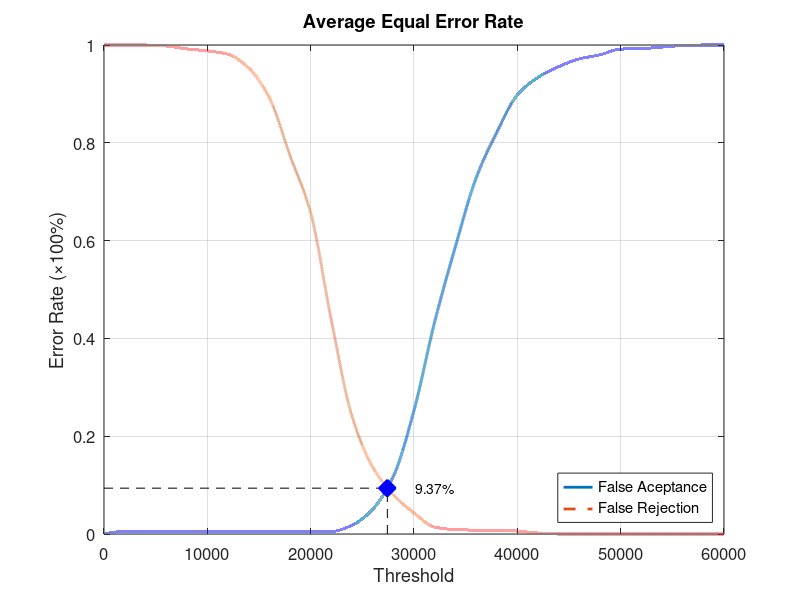
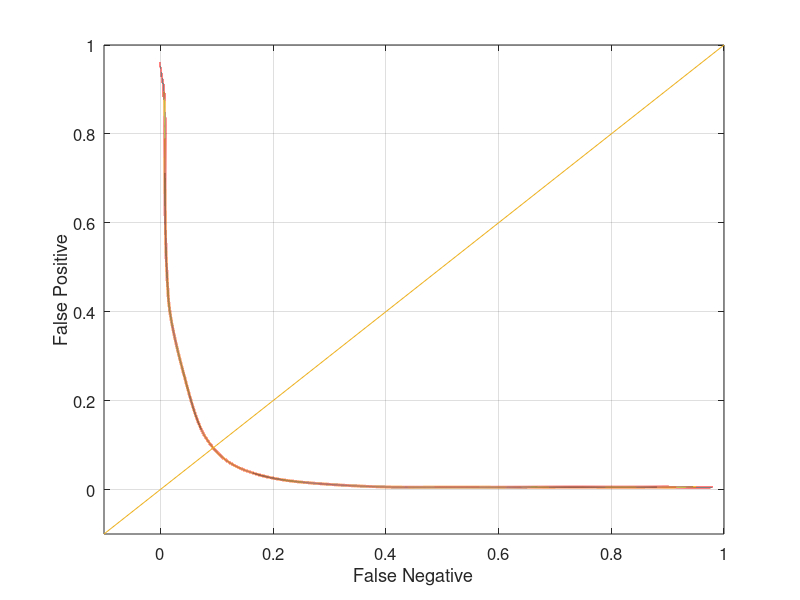

Here is the MATLAB script that generated these plots, in order:
function yEER = Database4Average
close all;
clear;
clc;
x = 0:2000:60000;
xq = 0:0.5:60000;

y0 = [0 0.00526316 0.00526316 0.00526316 0.00526316 0.00526316 0.00526316 0.00526316 0.00526316 0.00526316 0.00526316 0.00526316 0.0178947 0.0505263 0.117895 0.252632 0.433684 0.587368 0.727368 0.821053 0.897895 0.933684 0.955789 0.971579 0.98 0.991579 0.992632 0.99579 0.998947 1 1];
yy0 = interp1(x, y0, xq, 'pchip');
y1 = [1 1 1 0.998 0.992 0.988 0.981 0.953 0.892 0.774 0.657 0.437 0.241 0.137 0.08 0.043 0.014 0.009 0.008 0.008 0.006 0.002 0 0 0 0 0 0 0 0 0];
yy1 = interp1(x, y1, xq, 'pchip');

% Calculating EER: 
y2 = abs(y0 - y1);
find(y2 == min(y2))
yy2 = abs(yy0 - yy1);
xEER = find(yy2 == min(yy2));
xEERIndex = xq(xEER) % X-axis EER
yEER = yy0(xEER) % Y-axis EER

main = figure
plot(xq, yy0,'-','LineWidth', 2);	hold on
plot(xq, yy1,'--','LineWidth', 2);	hold on
plot([xEERIndex xEERIndex], [0 yEER], 'k--');	hold on
plot([0 xEERIndex], [yEER yEER], 'k--');	hold on
plot(xEERIndex, yEER, 'bx', 'LineWidth', 10);	hold on
text(xEERIndex + 10 * xEERIndex / 100, yEER, [num2str(round((10000 * yEER)) / 100) '%'])
legend('False Aceptance', 'False Rejection', 'Location', 'SouthEast')
xlabel('Threshold')
ylabel('Error Rate (\times100%)')
title('Average Equal Error Rate')
set(gca, 'FontSize', 12)
axis([0 60000 0 1])
grid on

print(main, 'Database4AverageMain', '-dpng');
FNRxFPR = figure('Color', [1 1 1]);
plot(yy1, yy0, '-', yy1, yy0, 'LineWidth', 2);
hold on
y = -0.1:0.1:1
plot(y, y); 
set(gca, 'FontSize', 12)
xlabel('False Negative')
ylabel('False Positive')
axis([-0.1 1 -0.1 1])
set(gca, 'FontSize', 12)
grid on

print(FNRxFPR, 'Database4AverageFNRxFPR','-dpng');
end
